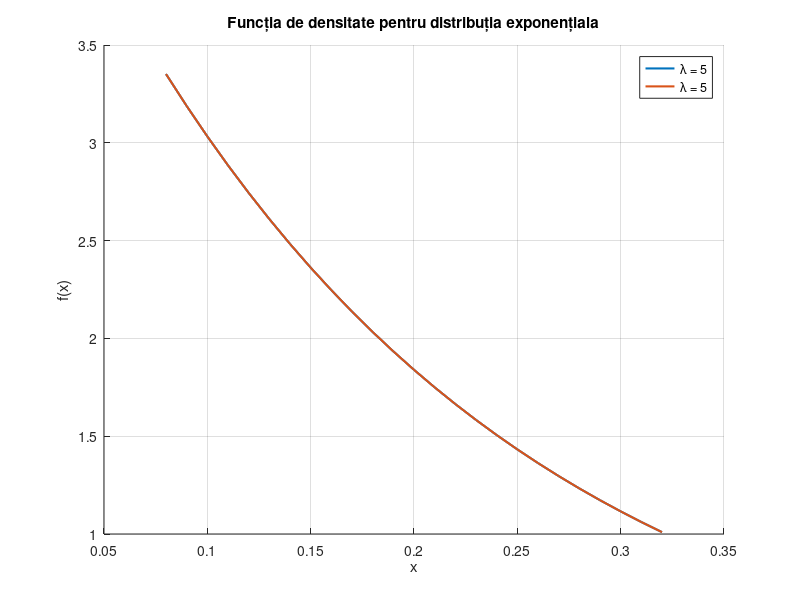

Write MATLAB code to recreate this figure.
lambda_count = 2;
lambda_values = [5, 10];
for i = 1:lambda_count
    lambda_values(i) = input(sprintf('Introduceti parametrul lambda al %d-lea (lambda = %d din enunt): ', i, lambda_values(i)));
end

figure;
hold on;

for i = 1:lambda_count
    lambda = lambda_values(i);
    
    [m, sigma] = expstat(1 / lambda);
    x = max(0, m - 3 * sigma):0.01:(m + 3 * sigma);
    y = lambda * exp(-lambda * x);
    plot(x, y, 'LineWidth', 1.5, 'DisplayName', sprintf('\\lambda = %d', lambda));
end

xlabel('x');
ylabel('f(x)');
title('Funcția de densitate pentru distribuția exponențiala');
legend('show');
grid on;
hold off;
